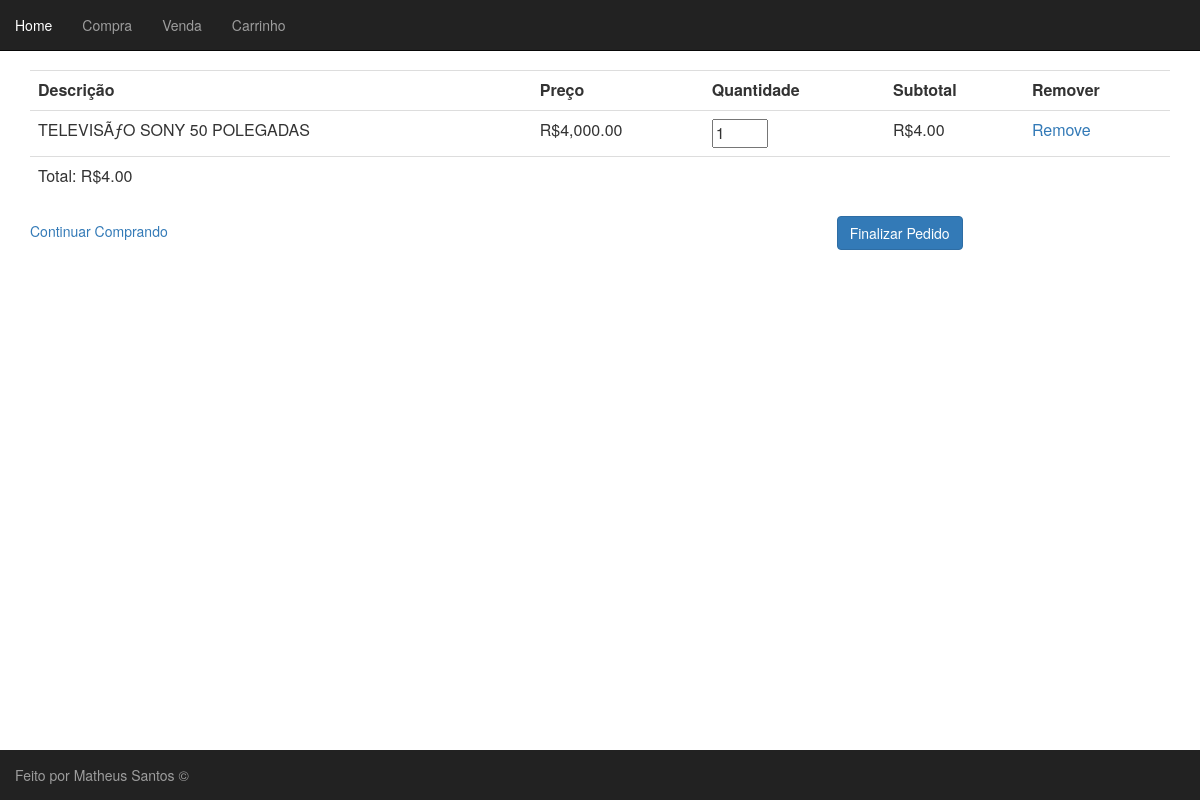
The page /carrinho.php?acao=add&id=24 on the database its author committed.
### tables this page shows
CREATE TABLE `mercadorias` (
  `IDMercadoria` int(11) NOT NULL,
  `TpMercadorias` varchar(45) NOT NULL,
  `DsMercadoria` varchar(45) NOT NULL,
  `PriceMercadoria` decimal(30,2) NOT NULL,
  `image` varchar(100) NOT NULL
);

### carrinho.php (the view, shortened to what this page needs)
<?php
if (isset($_GET['acao'])) {
	if ($_GET['acao'] == 'add') {
		$id = intval($_GET["id"]);
	}
}
?>
<html>
	<?php
	require ("cabecalho.php");
	?>
	<body>
		<div class="container"><table class="table">
			<tr>
				<th>Descrição</th><th>Preço</th><th>Quantidade</th><th>Subtotal</th><th>Remover</th>
			</tr>
			<form action="checkout.php" method="post">
				<?php
				require ("conexao.php");
				if (count($_SESSION['carrinho']) == 0) {
					echo '<tr><td colspan="5">O carrinho está vazio</td> </tr> ';
				} else {
					foreach ($_SESSION['carrinho'] as $id => $qtd) {
						$res1 = mysqli_query($con, "SELECT * FROM Mercadorias WHERE IDMercadoria='$id'");
						$linha1 = mysqli_fetch_assoc($res1);
						$nome = $linha1['DsMercadoria'];
						$preco = number_format($linha1['PriceMercadoria'],2);
						$subtotal= number_format($linha1['PriceMercadoria'],2) * $qtd;
						@$total += $subtotal;
    				echo '<tr><td>' . $nome . '</td>
						<td>R$' . $preco . '</td>
						<td><input type="text" size="3" name="prod['.$id.']" value="'.$qtd.'">
						<td>R$' . number_format($subtotal, 2) . '</td>
						<td><a href="?acao=apagar&id='.$id.'" >Remove</a></td></tr>';
					}
echo '<tr><td colspan="5">Total: R$'.number_format($total,2).'</td></tr>';
				}
				echo '</table>';
								echo '<a href="Compra.php">Continuar Comprando</a>';
				?>
			<input type="submit" value="Finalizar Pedido"  class="btn btn-primary col-md-offset-7">
		</div>
	</body>
</html>
<?php
require ("footer.php");
?>

### css/Style.css (style rules this page uses)
html, body { height:100%; }
body { padding-top: 70px; }

### rows shown on the page
mercadorias: DsMercadoria "TELEVISÃƒO SONY 50 POLEGADAS", PriceMercadoria "4,000.00", value "1", PriceMercadoria "4.00"

### other values the page prints
$total "4.00"
